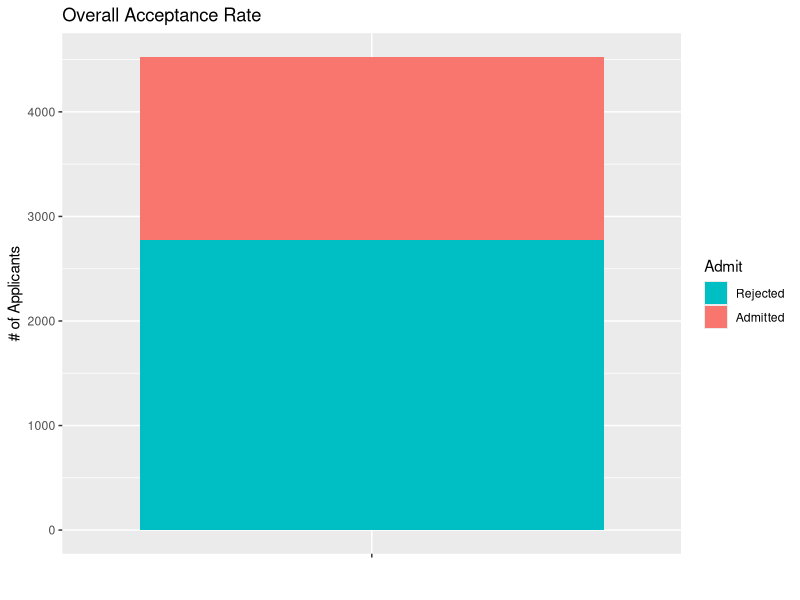
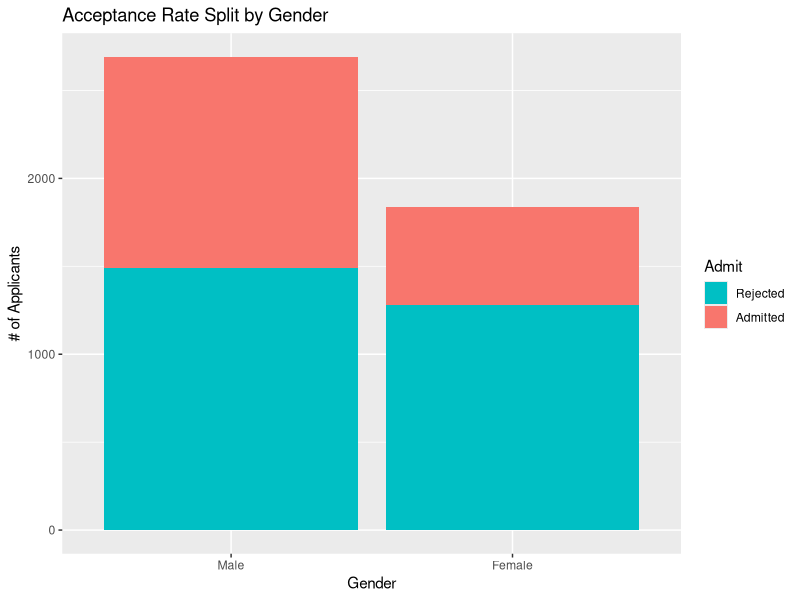
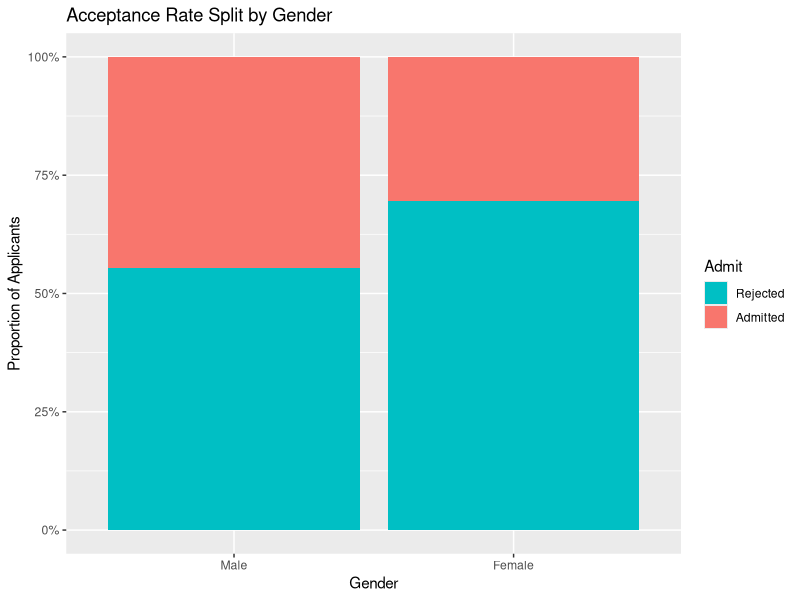
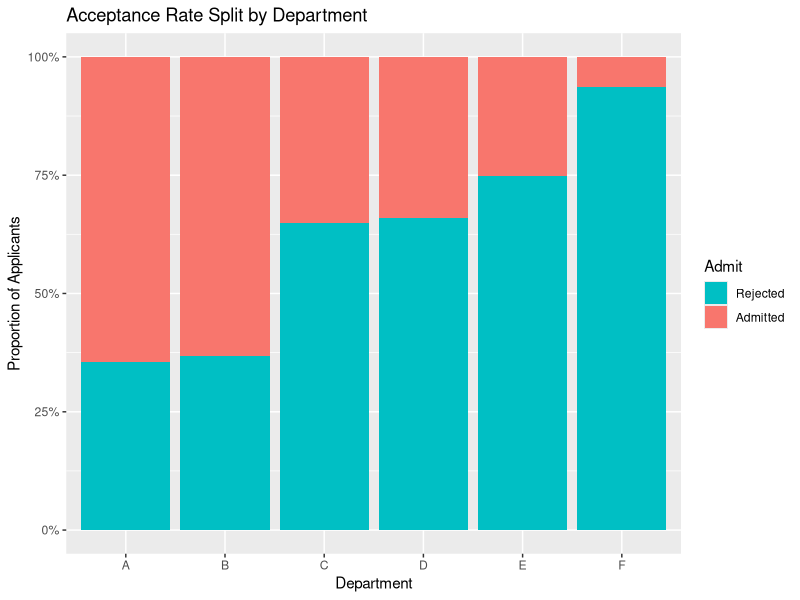
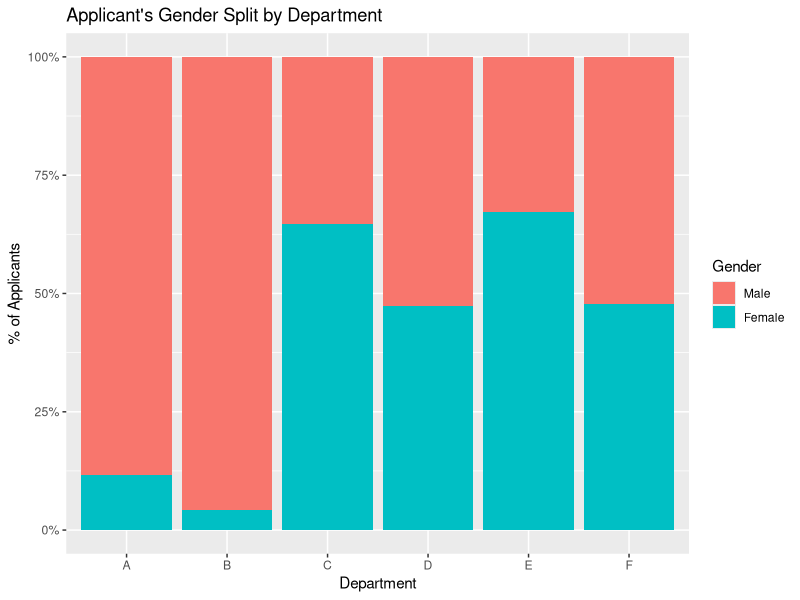
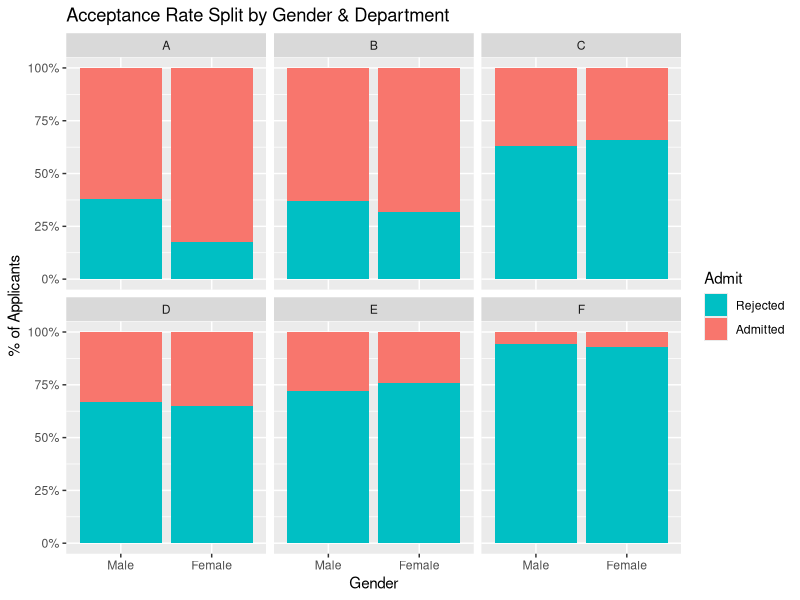
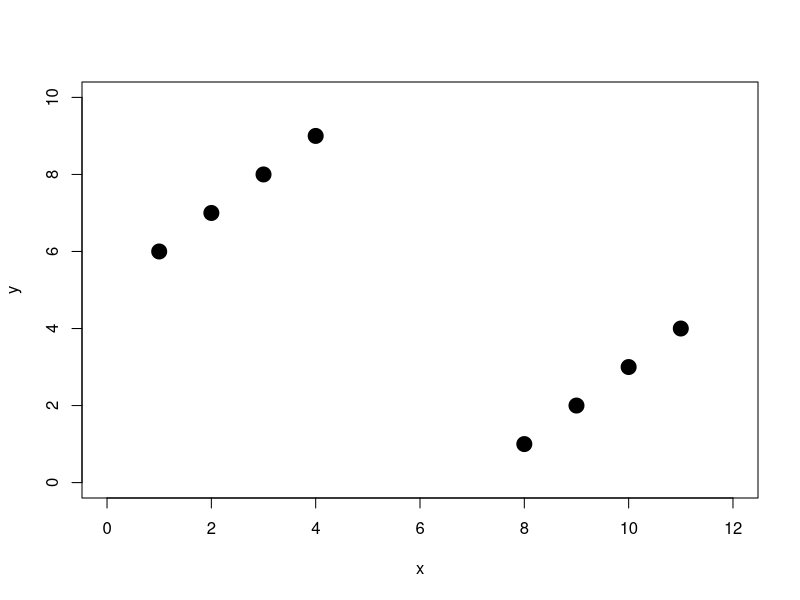
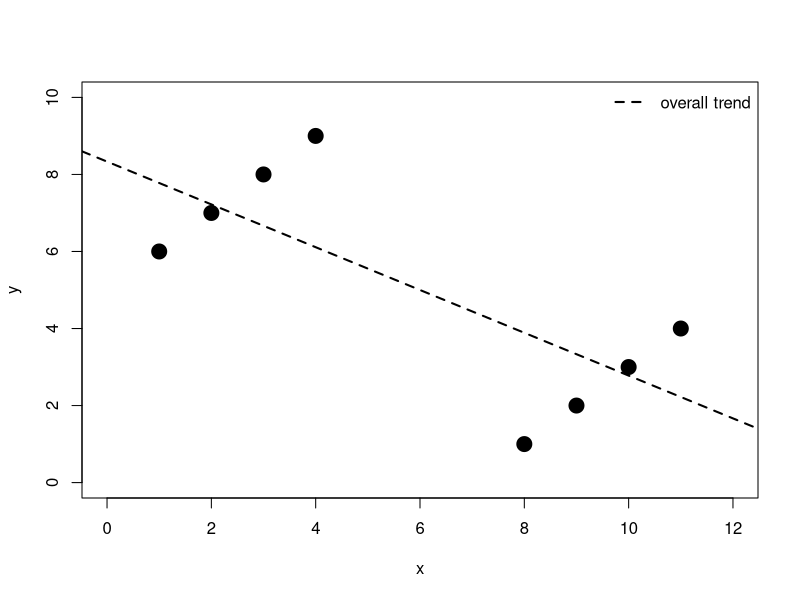

The R script that drew these images, in order:
# Change directory
setwd("./Lec02 Sampling/figure/")

# Install these packages first
library(ggplot2)
library(dplyr)
library(scales)


#-------------------------------------------------------------------------------
#
# Illustrate Simpsons Paradox via regression
#
#-------------------------------------------------------------------------------
# Toy plots illustrating Simpson's Paradox
x <- c(1,2,3,4,8,9,10,11)
y <- c(6,7,8,9,1,2,3,4)
color <- c(rep("lightseagreen", 4), rep("purple", 4))

fig.width <- 6
fig.height <- 4

pdf("simpsons1.pdf", width=fig.width, height=fig.height)
plot(x, y, pch=19, cex=2, xlim=c(0, 12), ylim=c(0, 10))
dev.off()

pdf("simpsons2.pdf", width=fig.width, height=fig.height)
plot(x, y, pch=19, cex=2, xlim=c(0, 12), ylim=c(0, 10))
abline(lm(y~x), lwd=2, lty=2)
legend("topright", legend="overall trend", bty='n', lty=2, lwd=2, col="black")
dev.off()

pdf("simpsons3.pdf", width=fig.width, height=fig.height)
plot(x, y, pch=19, cex=2, col=color, xlim=c(0, 12), ylim=c(0, 10))
dev.off()

pdf("simpsons4.pdf", width=fig.width, height=fig.height)
plot(x, y, pch=19, cex=2, col=color, xlim=c(0, 12), ylim=c(0, 10))
abline(lm(y[1:4]~x[1:4]), lwd=2, col="lightseagreen")
abline(lm(y[4+1:4]~x[4+1:4]), lwd=2, col="purple")
dev.off()

pdf("simpsons5.pdf", width=fig.width, height=fig.height)
plot(x, y, pch=19, cex=2, col=color, xlim=c(0, 12), ylim=c(0, 10))
abline(lm(y[1:4]~x[1:4]), lwd=2, col="lightseagreen")
abline(lm(y[4+1:4]~x[4+1:4]), lwd=2, col="purple")
abline(lm(y~x), lwd=2, lty=2)
legend("topright", legend="overall trend", bty='n', lty=2, lwd=2, col="black")
dev.off()




#-------------------------------------------------------------------------------
#
# ADVANCED:  Illustrate Simpsons Paradox via the UC Berkeley Admissions Data
# We make use of the ggplot2 and dplyr packages
#
#-------------------------------------------------------------------------------
# Load UC Berkeley admissions data
data(UCBAdmissions)
UCB <- as.data.frame(UCBAdmissions)
UCB

#---------------------------------------------------------------
# Plot overall acceptance rate
#---------------------------------------------------------------
accpt <-
  group_by(UCB, Admit) %>%
  summarize(Freq=sum(Freq))
accpt

plot <-
  ggplot(accpt, aes(x=factor(""), y=Freq, fill = Admit)) +
  ggtitle("Overall Acceptance Rate") +
  guides(fill = guide_legend(reverse = TRUE)) +
  geom_bar(stat = "identity") +
  xlab("") + ylab("# of Applicants")
plot

pdf("overall.pdf", width=4, height=4)
plot
dev.off()


#---------------------------------------------------------------
# Plot acceptance rate split by gender
#---------------------------------------------------------------
gender <-
  group_by(UCB, Gender) %>%
  summarize(Total=sum(Freq))
gender

gender.accpt <-
  group_by(UCB, Admit, Gender) %>%
  summarize(Freq=sum(Freq)) %>%
  inner_join(gender) %>%
  mutate(Prop=Freq/Total)
gender.accpt

# Counts
plot <-
  ggplot(gender.accpt, aes(x=Gender, y=Freq, fill = Admit)) +
  ggtitle("Acceptance Rate Split by Gender") +
  guides(fill = guide_legend(reverse = TRUE)) +
  geom_bar(stat = "identity") +
  xlab("Gender") + ylab("# of Applicants")
plot

pdf("gender-accpt-count.pdf", width=8, height=4)
plot
dev.off()

# Proportions
plot <- ggplot(gender.accpt, aes(x=Gender, y=Prop, fill = Admit)) +
  ggtitle("Acceptance Rate Split by Gender") +
  guides(fill = guide_legend(reverse = TRUE)) +
  geom_bar(stat = "identity") +
  xlab("Gender") + ylab("Proportion of Applicants") +
  scale_y_continuous(labels = percent_format())
plot

pdf("gender-accpt.pdf", width=8, height=4)
plot
dev.off()


#---------------------------------------------------------------
# Plot acceptance rate split by department
#---------------------------------------------------------------
dept <-
  group_by(UCB, Dept) %>%
  summarize(Total=sum(Freq))
dept

dept.accpt <-
  group_by(UCB, Admit, Dept) %>%
  summarize(Freq=sum(Freq)) %>%
  inner_join(dept) %>%
  mutate(Prop=Freq/Total)
dept.accpt

plot <-
  ggplot(dept.accpt, aes(x=Dept, y=Prop, fill = Admit)) +
  ggtitle("Acceptance Rate Split by Department") +
  guides(fill = guide_legend(reverse = TRUE)) +
  geom_bar(stat = "identity") +
  xlab("Department") + ylab("Proportion of Applicants")+
  scale_y_continuous(labels = percent_format())
plot

pdf("dept-accpt.pdf", width=10, height=5)
plot
dev.off()


#---------------------------------------------------------------
# Plot applicant's gender split by department
#---------------------------------------------------------------
dept.gender <-
  group_by(UCB, Gender, Dept) %>%
  summarize(Freq=sum(Freq)) %>%
  inner_join(dept) %>%
  mutate(Prop=Freq/Total)
dept.gender

plot <-
  ggplot(dept.gender, aes(x=Dept, y=Prop, fill = Gender, order = -as.numeric(Gender))) +
  ggtitle("Applicant's Gender Split by Department") +
  geom_bar(stat = "identity") +
  xlab("Department") + ylab("% of Applicants") +
  scale_y_continuous(labels = percent_format())
plot

pdf("dept-gender.pdf", width=10, height=5)
plot
dev.off()


#---------------------------------------------------------------
# Plot acceptance rate split by gender x department
#---------------------------------------------------------------
UCB.totals <- group_by(UCB, Gender, Dept) %>%
  summarise(Total=sum(Freq))
UCB.totals

UCB <- inner_join(UCB, UCB.totals) %>%
  mutate(Prop=Freq/Total)
UCB

plot <-
  ggplot(UCB, aes(x=Gender, y=Prop, fill = Admit)) +
  ggtitle("Acceptance Rate Split by Gender & Department") +
  facet_wrap(~ Dept, nrow = 2) +
  guides(fill = guide_legend(reverse = TRUE)) +
  geom_bar(stat = "identity") +
  xlab("Gender") + ylab("% of Applicants") +
  scale_y_continuous(labels = percent_format())
plot


pdf("split-accpt.pdf", width=10, height=7)
plot
dev.off()

